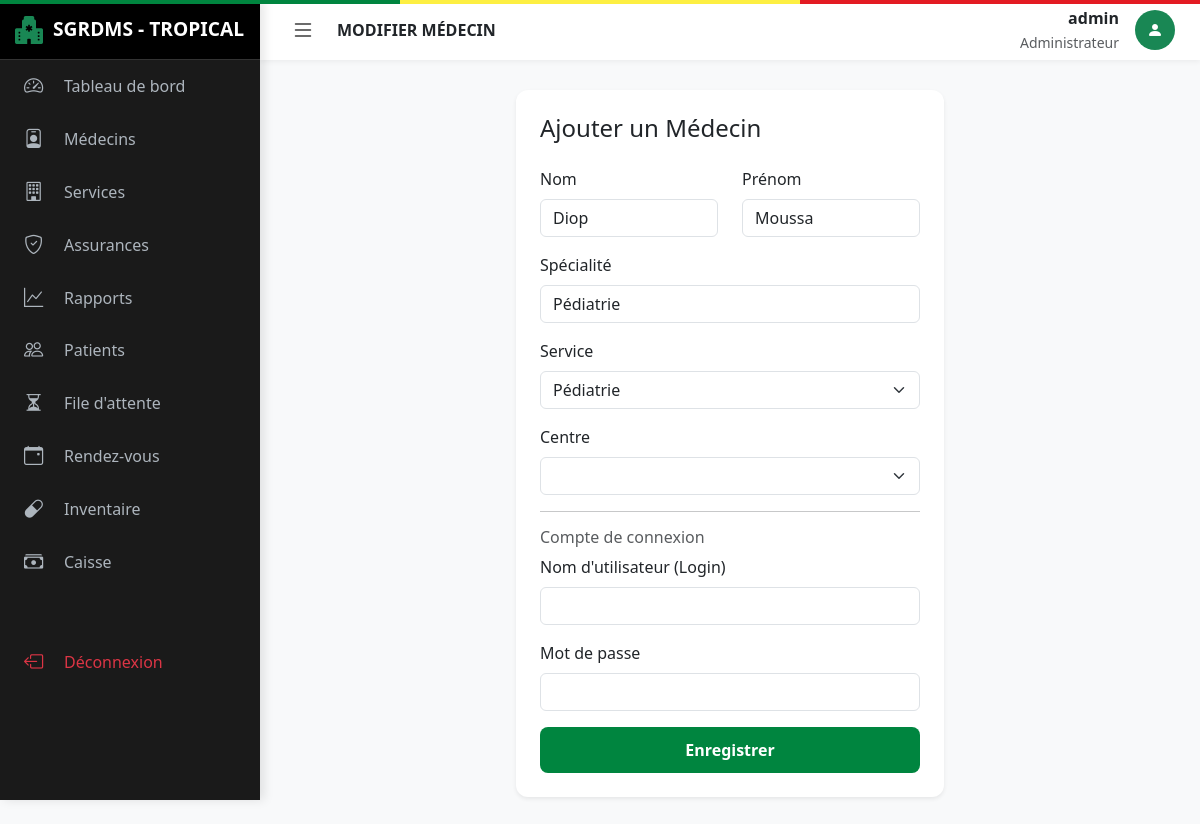
Screenshot of /admin/medecin/modifier/1 (signed in) with the database file from the repository.
### app/models.py (models this page shows)
class Utilisateur(db.Model, UserMixin):
    id = db.Column(db.Integer, primary_key=True)
    username = db.Column(db.String(50), unique=True, nullable=False)
    password = db.Column(db.String(100), nullable=False)
    role = db.Column(db.String(20), nullable=False) # Admin, Medecin, Patient, Pharmacien, Receptionniste
    date_creation = db.Column(db.DateTime, default=datetime.utcnow)
    patient_id = db.Column(db.Integer, db.ForeignKey('patient.id'), nullable=True)
    patient = db.relationship('Patient', backref='user', uselist=False)
    medecin_id = db.Column(db.Integer, db.ForeignKey('medecin.id'), nullable=True)
    medecin = db.relationship('Medecin', backref='user', uselist=False)

class Medecin(db.Model):
    id = db.Column(db.Integer, primary_key=True)
    nom = db.Column(db.String(50), nullable=False)
    prenom = db.Column(db.String(50), nullable=False)
    specialite = db.Column(db.String(100))
    telephone = db.Column(db.String(20))
    teleconsult_active = db.Column(db.Boolean, default=False)
    service_id = db.Column(db.Integer, db.ForeignKey('service.id'), nullable=False)
    centre_id = db.Column(db.Integer, db.ForeignKey('centre.id'), nullable=True)
    rdvs = db.relationship('RendezVous', backref='medecin', lazy=True)
    dispos = db.relationship('Disponibilite', backref='medecin', lazy=True)

### app/routes.py (the view, shortened to what this page needs)
@main.route("/admin/medecin/modifier/<int:med_id>", methods=['GET', 'POST'])
@login_required
def modifier_medecin(med_id):
    if current_user.role != 'Administrateur': return redirect(url_for('main.dashboard'))
    med = Medecin.query.get_or_404(med_id)
    form = MedecinForm(obj=med)
    form.service_id.choices = [(s.id, s.nom_service) for s in Service.query.all()]
    return render_template('admin/medecin_form.html', form=form, title='Modifier Médecin')

### app/forms.py
class MedecinForm(FlaskForm):
    nom = StringField('Nom', validators=[DataRequired()])
    prenom = StringField('Prénom', validators=[DataRequired()])
    specialite = StringField('Spécialité', validators=[DataRequired()])
    telephone = StringField('Téléphone')
    service_id = SelectField('Service', coerce=int, validators=[DataRequired()])
    centre_id = SelectField('Centre', coerce=int, validators=[DataRequired()])
    username = StringField('Nom d\'utilisateur (Login)', validators=[DataRequired()])
    password = StringField('Mot de passe', validators=[DataRequired()])
    submit = SubmitField('Enregistrer le Médecin')

### app/__init__.py (called while the page is built)
def create_app(config_class=Config):
    app = Flask(__name__)
    app.config.from_object(Config)
    db.init_app(app)
    bcrypt.init_app(app)
    login_manager.init_app(app)
    from app.routes import main
    app.register_blueprint(main)
    @app.context_processor
    def inject_now():
        from datetime import datetime
        return {'datetime': datetime}
    return app

### app/models.py (called while the page is built)
@login_manager.user_loader
def load_user(user_id):
    return Utilisateur.query.get(int(user_id))

### app/templates/admin/medecin_form.html
{% extends "base.html" %}
{% block content %}
<div class="row justify-content-center"><div class="col-md-6"><div class="card border-0 shadow-sm p-4">
    <h4 class="mb-4">Ajouter un Médecin</h4>
    <form method="POST">{{ form.hidden_tag() }}
        <div class="row">
            <div class="col-md-6 mb-3">{{ form.nom.label(class="form-label") }}{{ form.nom(class="form-control") }}</div>
            <div class="col-md-6 mb-3">{{ form.prenom.label(class="form-label") }}{{ form.prenom(class="form-control") }}</div>
        </div>
        <div class="mb-3">{{ form.specialite.label(class="form-label") }}{{ form.specialite(class="form-control") }}</div>
        <div class="mb-3">
            {{ form.service_id.label(class="form-label") }}
            {{ form.service_id(class="form-select") }}
        </div>
        <div class="mb-3">
            {{ form.centre_id.label(class="form-label") }}
            {{ form.centre_id(class="form-select") }}
        </div>
        <hr>
        <h6 class="text-muted">Compte de connexion</h6>
        <div class="mb-3">{{ form.username.label(class="form-label") }}{{ form.username(class="form-control") }}</div>
        <div class="mb-3">{{ form.password.label(class="form-label") }}{{ form.password(class="form-control", type="password") }}</div>
        <button type="submit" class="btn btn-senegal w-100">Enregistrer</button>
    </form>
</div></div></div>
{% endblock %}

### app/templates/base.html (shortened to what this page needs)
<!DOCTYPE html>
<html lang="fr">
<head>
    <link href="https://cdn.jsdelivr.net/npm/bootstrap@5.3.0/dist/css/bootstrap.min.css" rel="stylesheet">
    <link rel="stylesheet" href="https://cdn.jsdelivr.net/npm/bootstrap-icons@1.11.0/font/bootstrap-icons.css">
</head>
<body>
    {% if current_user.is_authenticated %}
    <div id="sidebar">
        <div class="sidebar-header">
            <i class="bi bi-hospital-fill text-success fs-3"></i>
            <span class="logo-text">SGRDMS - TROPICAL</span>
        </div>
            <a href="{{ url_for('main.dashboard') }}" class="menu-item {{ 'active' if request.endpoint == 'main.dashboard' }}">
                <i class="bi bi-speedometer2"></i>
                <span class="menu-text">Tableau de bord</span>
            </a>
            {% if current_user.role == 'Administrateur' %}
            <a href="{{ url_for('main.list_medecins') }}" class="menu-item {{ 'active' if request.endpoint == 'main.list_medecins' }}">
                <i class="bi bi-person-badge"></i>
                <span class="menu-text">Médecins</span>
            </a>
            <a href="{{ url_for('main.list_services') }}" class="menu-item {{ 'active' if request.endpoint == 'main.list_services' }}">
                <i class="bi bi-building"></i>
                <span class="menu-text">Services</span>
            </a>
            <a href="{{ url_for('main.list_assurances') }}" class="menu-item {{ 'active' if request.endpoint == 'main.list_assurances' }}">
                <i class="bi bi-shield-check"></i>
                <span class="menu-text">Assurances</span>
            </a>
            <a href="{{ url_for('main.rapports') }}" class="menu-item {{ 'active' if request.endpoint == 'main.rapports' }}">
                <i class="bi bi-graph-up"></i>
                <span class="menu-text">Rapports</span>
            </a>
            {% endif %}
            {% if current_user.role in ['Administrateur', 'Receptionniste', 'Medecin'] %}
            <a href="{{ url_for('main.list_patients') }}" class="menu-item {{ 'active' if request.endpoint == 'main.list_patients' }}">
                <i class="bi bi-people"></i>
                <span class="menu-text">Patients</span>
            </a>
            {% endif %}
            {% if current_user.role in ['Administrateur', 'Receptionniste'] %}
            <a href="{{ url_for('main.file_attente') }}" class="menu-item {{ 'active' if request.endpoint == 'main.file_attente' }}">
                <i class="bi bi-hourglass-split"></i>
                <span class="menu-text">File d'attente</span>
            </a>
            {% endif %}
            {% if current_user.role not in ['Pharmacien', 'Caissier'] %}
            <a href="{{ url_for('main.list_rdvs') }}" class="menu-item {{ 'active' if request.endpoint == 'main.list_rdvs' }}">
                <i class="bi bi-calendar-event"></i>
                <span class="menu-text">Rendez-vous</span>
            </a>
            {% endif %}
            {% if current_user.role == 'Pharmacien' or current_user.role == 'Administrateur' %}
            <a href="{{ url_for('main.pharmacie_inventaire') }}" class="menu-item {{ 'active' if request.endpoint == 'main.pharmacie_inventaire' }}">
                <i class="bi bi-capsule"></i>
                <span class="menu-text">Inventaire</span>
            </a>
            {% endif %}
            {% if current_user.role in ['Caissier', 'Administrateur'] %}
            <a href="{{ url_for('main.caisse_factures') }}" class="menu-item {{ 'active' if request.endpoint == 'main.caisse_factures' }}">
                <i class="bi bi-cash-stack"></i>
                <span class="menu-text">Caisse</span>
            </a>
            {% endif %}
            <div class="mt-auto pt-5">
                <a href="{{ url_for('main.logout') }}" class="menu-item text-danger">
                    <i class="bi bi-box-arrow-left"></i>
                    <span class="menu-text">Déconnexion</span>
                </a>
            </div>
        </div>
    <div id="main-wrapper">
        <header class="top-navbar">
            <button class="toggle-btn" id="sidebarToggle">
                <i class="bi bi-list"></i>
            </button>
            <div class="ms-3 fw-bold text-uppercase d-none d-md-block">
                {{ title if title else "Portail Santé" }}
            </div>
            <div class="ms-auto d-flex align-items-center">
                <div class="text-end me-3 d-none d-sm-block">
                    <div class="fw-bold">{{ current_user.username }}</div>
                    <small class="text-muted">{{ current_user.role }}</small>
                </div>
                <div class="rounded-circle bg-success text-white d-flex align-items-center justify-content-center" style="width: 40px; height: 40px;">
                    <i class="bi bi-person-fill"></i>
                </div>
            </div>
        </header>
        <main class="content-area">
            {% block content %}{% endblock %}
        </main>
    </div>
    {% else %}
    <div class="content-area p-0">
        {% block auth_content %}{% endblock %}
    </div>
    {% endif %}
</body>
</html>

### app/templates/base.html (style rules this page uses)
:root { --sn-green: #00853f; --sn-yellow: #fdef42; --sn-red: #e31b23; --sidebar-width: 260px; --sidebar-collapsed-width: 70px; --top-nav-height: 60px; --bg-light: #f8f9fa; }
body { background-color: var(--bg-light); overflow-x: hidden; font-family: 'Segoe UI', Tahoma, Geneva, Verdana, sans-serif; }
#sidebar { width: var(--sidebar-width); height: 100vh; position: fixed; left: 0; top: 0; z-index: 1000; background: #1a1a1a; color: white; transition: all 0.3s ease; box-shadow: 4px 0 10px rgba(0,0,0,0.1); }
.sidebar-header { height: var(--top-nav-height); display: flex; align-items: center; padding: 0 15px; border-bottom: 1px solid #333; background: #000; }
.sidebar-header .logo-text { white-space: nowrap; overflow: hidden; font-weight: bold; font-size: 1.2rem; margin-left: 10px; transition: opacity 0.2s; }
.menu-item { padding: 12px 20px; display: flex; align-items: center; color: #adb5bd; text-decoration: none; transition: all 0.2s; border-left: 4px solid transparent; }
.menu-item i { font-size: 1.2rem; min-width: 30px; }
.menu-text { margin-left: 10px; white-space: nowrap; transition: opacity 0.2s; }
#main-wrapper { margin-left: var(--sidebar-width); transition: all 0.3s ease; min-height: 100vh; display: flex; flex-direction: column; }
.top-navbar { height: var(--top-nav-height); background: white; display: flex; align-items: center; padding: 0 25px; box-shadow: 0 2px 5px rgba(0,0,0,0.05); position: sticky; top: 0; z-index: 999; }
.toggle-btn { background: none; border: none; font-size: 1.5rem; cursor: pointer; color: #333; }
.content-area { padding: 30px; flex-grow: 1; }
.card { border: none; border-radius: 12px; box-shadow: 0 5px 15px rgba(0,0,0,0.05); transition: transform 0.2s; }
.btn-senegal { background-color: var(--sn-green); color: white; border-radius: 8px; padding: 10px 20px; font-weight: 600; }

### rows the page displays
Utilisateur: username "admin", role "Administrateur"
Medecin: nom "Diop", prenom "Moussa", specialite "Pédiatrie", service_id "Pédiatrie"

### other values shown
{{ title if title else "Portail Santé" }} "MODIFIER MÉDECIN"
